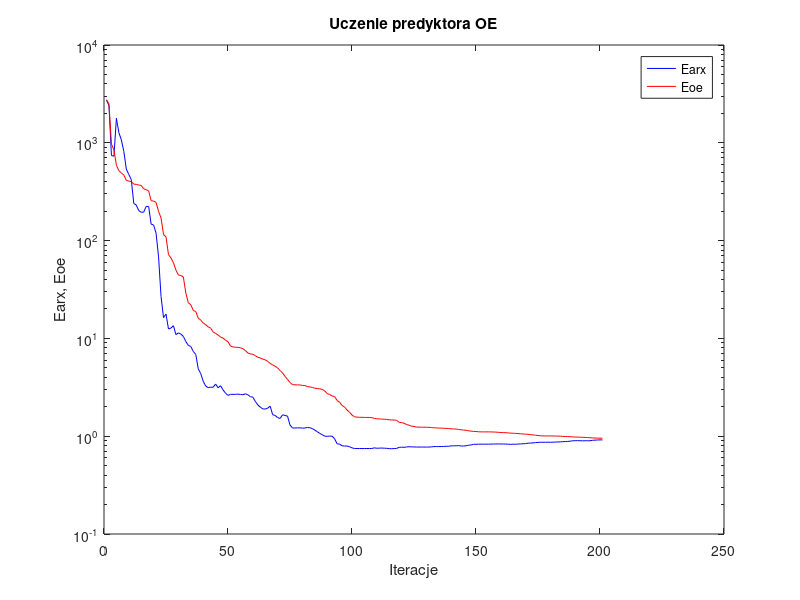
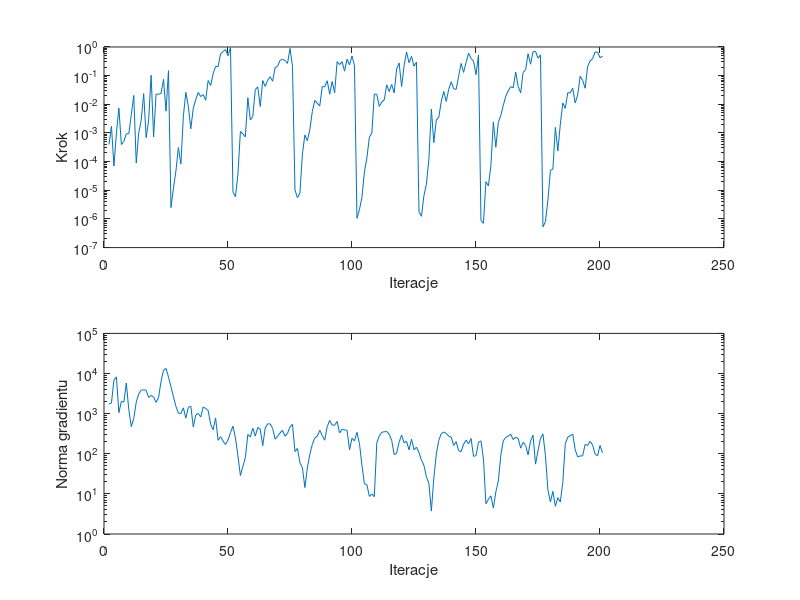

Recreate these plots in MATLAB, in order.
%uczenie predyktora oe
clear all;
n=0; farx(n+1)=2.729604e+003; foe(n+1)=2.760546e+003; wspucz(n+1)=0.000000e+000; ng(n+1)=0.000000e+000;
%odnowa zmiennej metryki
n=1; farx(n+1)=2.398734e+003; foe(n+1)=2.502918e+003; krok(n+1)=3.949694e-004; ng(n+1)=1.726772e+003;
n=2; farx(n+1)=7.404630e+002; foe(n+1)=9.702097e+002; krok(n+1)=1.700059e-003; ng(n+1)=1.849931e+003;
n=3; farx(n+1)=7.302723e+002; foe(n+1)=8.469995e+002; krok(n+1)=7.028870e-005; ng(n+1)=6.830740e+003;
n=4; farx(n+1)=1.781302e+003; foe(n+1)=5.900461e+002; krok(n+1)=9.727667e-004; ng(n+1)=8.245864e+003;
n=5; farx(n+1)=1.269798e+003; foe(n+1)=5.180674e+002; krok(n+1)=7.366454e-003; ng(n+1)=1.057382e+003;
n=6; farx(n+1)=1.069789e+003; foe(n+1)=4.919674e+002; krok(n+1)=3.952630e-004; ng(n+1)=2.026610e+003;
n=7; farx(n+1)=8.149663e+002; foe(n+1)=4.677817e+002; krok(n+1)=5.003020e-004; ng(n+1)=1.935494e+003;
n=8; farx(n+1)=5.390433e+002; foe(n+1)=4.134394e+002; krok(n+1)=9.396257e-004; ng(n+1)=5.783981e+003;
n=9; farx(n+1)=4.742855e+002; foe(n+1)=4.062398e+002; krok(n+1)=9.349870e-004; ng(n+1)=1.251933e+003;
n=10; farx(n+1)=4.206289e+002; foe(n+1)=4.014473e+002; krok(n+1)=4.312318e-003; ng(n+1)=4.749268e+002;
n=11; farx(n+1)=2.402533e+002; foe(n+1)=3.783397e+002; krok(n+1)=2.040533e-002; ng(n+1)=7.595400e+002;
n=12; farx(n+1)=2.310182e+002; foe(n+1)=3.758021e+002; krok(n+1)=8.923578e-005; ng(n+1)=1.931762e+003;
n=13; farx(n+1)=2.029320e+002; foe(n+1)=3.704107e+002; krok(n+1)=1.006709e-003; ng(n+1)=3.086189e+003;
n=14; farx(n+1)=1.950282e+002; foe(n+1)=3.665610e+002; krok(n+1)=2.827577e-003; ng(n+1)=3.851284e+003;
n=15; farx(n+1)=1.954020e+002; foe(n+1)=3.388457e+002; krok(n+1)=2.362755e-002; ng(n+1)=3.919818e+003;
n=16; farx(n+1)=2.232064e+002; foe(n+1)=3.314192e+002; krok(n+1)=6.856719e-004; ng(n+1)=3.816970e+003;
n=17; farx(n+1)=2.235132e+002; foe(n+1)=3.232743e+002; krok(n+1)=2.817506e-003; ng(n+1)=2.541713e+003;
n=18; farx(n+1)=1.476949e+002; foe(n+1)=2.558414e+002; krok(n+1)=1.026305e-001; ng(n+1)=2.837020e+003;
n=19; farx(n+1)=1.442026e+002; foe(n+1)=2.539836e+002; krok(n+1)=7.307512e-004; ng(n+1)=2.597762e+003;
n=20; farx(n+1)=1.189525e+002; foe(n+1)=2.458814e+002; krok(n+1)=2.254527e-002; ng(n+1)=1.906658e+003;
n=21; farx(n+1)=6.810364e+001; foe(n+1)=1.984987e+002; krok(n+1)=2.261999e-002; ng(n+1)=2.503500e+003;
n=22; farx(n+1)=2.677874e+001; foe(n+1)=1.706842e+002; krok(n+1)=2.392360e-002; ng(n+1)=6.392342e+003;
n=23; farx(n+1)=1.631750e+001; foe(n+1)=1.152586e+002; krok(n+1)=7.437068e-002; ng(n+1)=1.206227e+004;
n=24; farx(n+1)=1.773207e+001; foe(n+1)=1.093289e+002; krok(n+1)=5.767896e-003; ng(n+1)=1.339543e+004;
n=25; farx(n+1)=1.248689e+001; foe(n+1)=7.187524e+001; krok(n+1)=1.497423e-001; ng(n+1)=8.132493e+003;
%odnowa zmiennej metryki
n=26; farx(n+1)=1.276662e+001; foe(n+1)=6.648330e+001; krok(n+1)=2.488118e-006; ng(n+1)=4.677145e+003;
n=27; farx(n+1)=1.347624e+001; foe(n+1)=5.941777e+001; krok(n+1)=1.171829e-005; ng(n+1)=2.646355e+003;
n=28; farx(n+1)=1.093874e+001; foe(n+1)=4.990925e+001; krok(n+1)=4.708094e-005; ng(n+1)=1.521759e+003;
n=29; farx(n+1)=1.138146e+001; foe(n+1)=4.444604e+001; krok(n+1)=3.109358e-004; ng(n+1)=1.020684e+003;
n=30; farx(n+1)=1.107301e+001; foe(n+1)=4.394844e+001; krok(n+1)=8.191911e-005; ng(n+1)=1.006139e+003;
n=31; farx(n+1)=1.047813e+001; foe(n+1)=4.244527e+001; krok(n+1)=3.870712e-003; ng(n+1)=1.397345e+003;
n=32; farx(n+1)=9.287745e+000; foe(n+1)=2.903801e+001; krok(n+1)=2.607440e-002; ng(n+1)=7.727137e+002;
n=33; farx(n+1)=8.488172e+000; foe(n+1)=2.314950e+001; krok(n+1)=8.565378e-003; ng(n+1)=1.433543e+003;
n=34; farx(n+1)=8.272543e+000; foe(n+1)=2.210804e+001; krok(n+1)=1.402081e-003; ng(n+1)=1.535072e+003;
n=35; farx(n+1)=7.351529e+000; foe(n+1)=1.930723e+001; krok(n+1)=7.314625e-003; ng(n+1)=4.675057e+002;
n=36; farx(n+1)=6.866702e+000; foe(n+1)=1.882658e+001; krok(n+1)=1.486332e-002; ng(n+1)=9.270220e+002;
n=37; farx(n+1)=4.886866e+000; foe(n+1)=1.610874e+001; krok(n+1)=2.610641e-002; ng(n+1)=1.011526e+003;
n=38; farx(n+1)=4.365494e+000; foe(n+1)=1.538946e+001; krok(n+1)=1.857911e-002; ng(n+1)=8.261544e+002;
n=39; farx(n+1)=3.648471e+000; foe(n+1)=1.434774e+001; krok(n+1)=2.183177e-002; ng(n+1)=1.470043e+003;
n=40; farx(n+1)=3.261125e+000; foe(n+1)=1.382301e+001; krok(n+1)=1.376948e-002; ng(n+1)=1.343507e+003;
n=41; farx(n+1)=3.136981e+000; foe(n+1)=1.312954e+001; krok(n+1)=6.774452e-002; ng(n+1)=1.207365e+003;
n=42; farx(n+1)=3.170781e+000; foe(n+1)=1.274570e+001; krok(n+1)=4.545636e-002; ng(n+1)=5.435255e+002;
n=43; farx(n+1)=3.164004e+000; foe(n+1)=1.163719e+001; krok(n+1)=1.171506e-001; ng(n+1)=3.967236e+002;
n=44; farx(n+1)=3.415061e+000; foe(n+1)=1.123290e+001; krok(n+1)=2.093785e-001; ng(n+1)=7.812681e+002;
n=45; farx(n+1)=3.130781e+000; foe(n+1)=1.083976e+001; krok(n+1)=2.064051e-001; ng(n+1)=2.169180e+002;
n=46; farx(n+1)=3.279729e+000; foe(n+1)=1.031538e+001; krok(n+1)=5.738785e-001; ng(n+1)=2.669785e+002;
n=47; farx(n+1)=2.978457e+000; foe(n+1)=1.008293e+001; krok(n+1)=6.954939e-001; ng(n+1)=2.092054e+002;
n=48; farx(n+1)=2.753150e+000; foe(n+1)=9.580686e+000; krok(n+1)=8.127796e-001; ng(n+1)=1.696598e+002;
n=49; farx(n+1)=2.614446e+000; foe(n+1)=9.254085e+000; krok(n+1)=4.967261e-001; ng(n+1)=2.203737e+002;
n=50; farx(n+1)=2.677858e+000; foe(n+1)=8.382654e+000; krok(n+1)=9.576737e-001; ng(n+1)=3.368919e+002;
%odnowa zmiennej metryki
n=51; farx(n+1)=2.677080e+000; foe(n+1)=8.170114e+000; krok(n+1)=8.600086e-006; ng(n+1)=4.883895e+002;
n=52; farx(n+1)=2.679140e+000; foe(n+1)=8.128084e+000; krok(n+1)=5.957222e-006; ng(n+1)=2.478654e+002;
n=53; farx(n+1)=2.692121e+000; foe(n+1)=8.102253e+000; krok(n+1)=3.639496e-005; ng(n+1)=8.927005e+001;
n=54; farx(n+1)=2.672728e+000; foe(n+1)=8.021192e+000; krok(n+1)=1.127391e-003; ng(n+1)=2.872722e+001;
n=55; farx(n+1)=2.654740e+000; foe(n+1)=7.853143e+000; krok(n+1)=9.249103e-004; ng(n+1)=4.826471e+001;
n=56; farx(n+1)=2.715222e+000; foe(n+1)=7.524473e+000; krok(n+1)=7.312079e-004; ng(n+1)=8.053112e+001;
n=57; farx(n+1)=2.654128e+000; foe(n+1)=7.093218e+000; krok(n+1)=1.697325e-002; ng(n+1)=3.031092e+002;
n=58; farx(n+1)=2.538797e+000; foe(n+1)=6.945404e+000; krok(n+1)=2.855545e-003; ng(n+1)=2.608012e+002;
n=59; farx(n+1)=2.509650e+000; foe(n+1)=6.885152e+000; krok(n+1)=3.740913e-003; ng(n+1)=4.327005e+002;
n=60; farx(n+1)=2.272380e+000; foe(n+1)=6.659377e+000; krok(n+1)=3.266584e-002; ng(n+1)=2.748989e+002;
n=61; farx(n+1)=2.090326e+000; foe(n+1)=6.412381e+000; krok(n+1)=4.048730e-002; ng(n+1)=4.524154e+002;
n=62; farx(n+1)=1.984842e+000; foe(n+1)=6.309581e+000; krok(n+1)=8.417037e-003; ng(n+1)=4.119148e+002;
n=63; farx(n+1)=1.902490e+000; foe(n+1)=6.140681e+000; krok(n+1)=6.736795e-002; ng(n+1)=1.584383e+002;
n=64; farx(n+1)=1.895005e+000; foe(n+1)=6.036022e+000; krok(n+1)=4.218186e-002; ng(n+1)=4.377931e+002;
n=65; farx(n+1)=1.933946e+000; foe(n+1)=5.829036e+000; krok(n+1)=6.900644e-002; ng(n+1)=5.580098e+002;
n=66; farx(n+1)=2.028407e+000; foe(n+1)=5.553394e+000; krok(n+1)=9.137743e-002; ng(n+1)=5.545058e+002;
n=67; farx(n+1)=1.658923e+000; foe(n+1)=5.358025e+000; krok(n+1)=6.384007e-002; ng(n+1)=4.299642e+002;
n=68; farx(n+1)=1.631388e+000; foe(n+1)=5.193252e+000; krok(n+1)=1.902702e-001; ng(n+1)=2.302536e+002;
n=69; farx(n+1)=1.551081e+000; foe(n+1)=4.988444e+000; krok(n+1)=2.134155e-001; ng(n+1)=2.722347e+002;
n=70; farx(n+1)=1.518257e+000; foe(n+1)=4.692934e+000; krok(n+1)=3.427774e-001; ng(n+1)=3.312722e+002;
n=71; farx(n+1)=1.655825e+000; foe(n+1)=4.444142e+000; krok(n+1)=3.745525e-001; ng(n+1)=3.825766e+002;
n=72; farx(n+1)=1.628416e+000; foe(n+1)=4.092580e+000; krok(n+1)=3.381117e-001; ng(n+1)=2.745479e+002;
n=73; farx(n+1)=1.606384e+000; foe(n+1)=3.799789e+000; krok(n+1)=2.672252e-001; ng(n+1)=3.232685e+002;
n=74; farx(n+1)=1.301323e+000; foe(n+1)=3.544473e+000; krok(n+1)=8.892951e-001; ng(n+1)=4.710801e+002;
n=75; farx(n+1)=1.213443e+000; foe(n+1)=3.365496e+000; krok(n+1)=2.114117e-001; ng(n+1)=5.418325e+002;
%odnowa zmiennej metryki
n=76; farx(n+1)=1.214243e+000; foe(n+1)=3.355625e+000; krok(n+1)=1.023989e-005; ng(n+1)=1.133284e+002;
n=77; farx(n+1)=1.216265e+000; foe(n+1)=3.346639e+000; krok(n+1)=5.521422e-006; ng(n+1)=1.354948e+002;
n=78; farx(n+1)=1.217104e+000; foe(n+1)=3.343790e+000; krok(n+1)=7.987686e-006; ng(n+1)=6.003178e+001;
n=79; farx(n+1)=1.209877e+000; foe(n+1)=3.306754e+000; krok(n+1)=1.821736e-004; ng(n+1)=4.533925e+001;
n=80; farx(n+1)=1.213162e+000; foe(n+1)=3.295830e+000; krok(n+1)=8.503167e-004; ng(n+1)=1.439318e+001;
n=81; farx(n+1)=1.228377e+000; foe(n+1)=3.219537e+000; krok(n+1)=5.362933e-004; ng(n+1)=4.450966e+001;
n=82; farx(n+1)=1.220245e+000; foe(n+1)=3.188011e+000; krok(n+1)=1.320749e-003; ng(n+1)=9.681198e+001;
n=83; farx(n+1)=1.197114e+000; foe(n+1)=3.155956e+000; krok(n+1)=5.627734e-003; ng(n+1)=1.714390e+002;
n=84; farx(n+1)=1.154192e+000; foe(n+1)=3.093413e+000; krok(n+1)=1.370601e-002; ng(n+1)=2.478231e+002;
n=85; farx(n+1)=1.113179e+000; foe(n+1)=3.071765e+000; krok(n+1)=1.082825e-002; ng(n+1)=2.746572e+002;
n=86; farx(n+1)=1.067814e+000; foe(n+1)=3.051221e+000; krok(n+1)=8.806488e-003; ng(n+1)=3.840068e+002;
n=87; farx(n+1)=1.035814e+000; foe(n+1)=3.009813e+000; krok(n+1)=4.138946e-002; ng(n+1)=2.840903e+002;
n=88; farx(n+1)=1.000743e+000; foe(n+1)=2.904469e+000; krok(n+1)=4.109961e-002; ng(n+1)=2.177231e+002;
n=89; farx(n+1)=9.973939e-001; foe(n+1)=2.726755e+000; krok(n+1)=6.640781e-002; ng(n+1)=4.739767e+002;
n=90; farx(n+1)=1.002122e+000; foe(n+1)=2.672691e+000; krok(n+1)=2.258989e-002; ng(n+1)=6.786039e+002;
n=91; farx(n+1)=1.000470e+000; foe(n+1)=2.575817e+000; krok(n+1)=6.189726e-002; ng(n+1)=5.147797e+002;
n=92; farx(n+1)=9.403976e-001; foe(n+1)=2.540416e+000; krok(n+1)=2.527804e-002; ng(n+1)=5.174625e+002;
n=93; farx(n+1)=8.356699e-001; foe(n+1)=2.317642e+000; krok(n+1)=3.100837e-001; ng(n+1)=6.378129e+002;
n=94; farx(n+1)=8.311712e-001; foe(n+1)=2.225795e+000; krok(n+1)=2.427388e-001; ng(n+1)=3.311525e+002;
n=95; farx(n+1)=7.975863e-001; foe(n+1)=2.062033e+000; krok(n+1)=3.068907e-001; ng(n+1)=4.083125e+002;
n=96; farx(n+1)=7.936038e-001; foe(n+1)=1.990940e+000; krok(n+1)=1.433103e-001; ng(n+1)=3.913222e+002;
n=97; farx(n+1)=7.935747e-001; foe(n+1)=1.850888e+000; krok(n+1)=3.772555e-001; ng(n+1)=3.856548e+002;
n=98; farx(n+1)=7.805142e-001; foe(n+1)=1.757356e+000; krok(n+1)=2.382113e-001; ng(n+1)=1.264953e+002;
n=99; farx(n+1)=7.600227e-001; foe(n+1)=1.646640e+000; krok(n+1)=4.862877e-001; ng(n+1)=2.444086e+002;
n=100; farx(n+1)=7.488635e-001; foe(n+1)=1.579424e+000; krok(n+1)=2.224108e-001; ng(n+1)=2.091690e+002;
%odnowa zmiennej metryki
n=101; farx(n+1)=7.486832e-001; foe(n+1)=1.566413e+000; krok(n+1)=1.053687e-006; ng(n+1)=3.427030e+002;
n=102; farx(n+1)=7.484924e-001; foe(n+1)=1.560865e+000; krok(n+1)=2.134892e-006; ng(n+1)=1.800538e+002;
n=103; farx(n+1)=7.482771e-001; foe(n+1)=1.558712e+000; krok(n+1)=5.607521e-006; ng(n+1)=5.236836e+001;
n=104; farx(n+1)=7.483586e-001; foe(n+1)=1.557624e+000; krok(n+1)=4.381503e-005; ng(n+1)=1.788070e+001;
n=105; farx(n+1)=7.484186e-001; foe(n+1)=1.555212e+000; krok(n+1)=1.333447e-004; ng(n+1)=1.693385e+001;
n=106; farx(n+1)=7.488830e-001; foe(n+1)=1.552971e+000; krok(n+1)=7.139873e-004; ng(n+1)=8.657429e+000;
n=107; farx(n+1)=7.480047e-001; foe(n+1)=1.548875e+000; krok(n+1)=1.003628e-003; ng(n+1)=1.001074e+001;
n=108; farx(n+1)=7.607187e-001; foe(n+1)=1.519315e+000; krok(n+1)=2.284436e-002; ng(n+1)=8.545030e+000;
n=109; farx(n+1)=7.528216e-001; foe(n+1)=1.507553e+000; krok(n+1)=2.219272e-002; ng(n+1)=1.890844e+002;
n=110; farx(n+1)=7.549795e-001; foe(n+1)=1.502827e+000; krok(n+1)=8.424126e-003; ng(n+1)=2.765099e+002;
n=111; farx(n+1)=7.568470e-001; foe(n+1)=1.496121e+000; krok(n+1)=1.199493e-002; ng(n+1)=3.428518e+002;
n=112; farx(n+1)=7.537890e-001; foe(n+1)=1.492113e+000; krok(n+1)=1.432529e-002; ng(n+1)=3.532950e+002;
n=113; farx(n+1)=7.522656e-001; foe(n+1)=1.484834e+000; krok(n+1)=4.772327e-002; ng(n+1)=3.609837e+002;
n=114; farx(n+1)=7.457959e-001; foe(n+1)=1.472056e+000; krok(n+1)=2.788265e-002; ng(n+1)=3.066118e+002;
n=115; farx(n+1)=7.456279e-001; foe(n+1)=1.466832e+000; krok(n+1)=4.904612e-002; ng(n+1)=2.166083e+002;
n=116; farx(n+1)=7.468641e-001; foe(n+1)=1.462120e+000; krok(n+1)=2.502768e-002; ng(n+1)=9.557595e+001;
n=117; farx(n+1)=7.502187e-001; foe(n+1)=1.454071e+000; krok(n+1)=1.717868e-001; ng(n+1)=1.041656e+002;
n=118; farx(n+1)=7.694547e-001; foe(n+1)=1.386621e+000; krok(n+1)=2.760258e-001; ng(n+1)=1.949553e+002;
n=119; farx(n+1)=7.729245e-001; foe(n+1)=1.376256e+000; krok(n+1)=4.171530e-002; ng(n+1)=2.934245e+002;
n=120; farx(n+1)=7.689709e-001; foe(n+1)=1.357358e+000; krok(n+1)=2.224394e-001; ng(n+1)=1.879495e+002;
n=121; farx(n+1)=7.762343e-001; foe(n+1)=1.315774e+000; krok(n+1)=6.710813e-001; ng(n+1)=2.039564e+002;
n=122; farx(n+1)=7.807778e-001; foe(n+1)=1.296607e+000; krok(n+1)=2.818076e-001; ng(n+1)=1.251218e+002;
n=123; farx(n+1)=7.770391e-001; foe(n+1)=1.266676e+000; krok(n+1)=4.698917e-001; ng(n+1)=2.313677e+002;
n=124; farx(n+1)=7.772352e-001; foe(n+1)=1.259406e+000; krok(n+1)=2.134155e-001; ng(n+1)=1.260603e+002;
n=125; farx(n+1)=7.745677e-001; foe(n+1)=1.239288e+000; krok(n+1)=2.975297e-001; ng(n+1)=1.457570e+002;
%odnowa zmiennej metryki
n=126; farx(n+1)=7.745475e-001; foe(n+1)=1.237695e+000; krok(n+1)=1.778541e-006; ng(n+1)=1.084197e+002;
n=127; farx(n+1)=7.745407e-001; foe(n+1)=1.237183e+000; krok(n+1)=1.236046e-006; ng(n+1)=6.944403e+001;
n=128; farx(n+1)=7.746531e-001; foe(n+1)=1.235965e+000; krok(n+1)=6.525467e-006; ng(n+1)=5.153600e+001;
n=129; farx(n+1)=7.745404e-001; foe(n+1)=1.234992e+000; krok(n+1)=1.632874e-005; ng(n+1)=2.677066e+001;
n=130; farx(n+1)=7.744445e-001; foe(n+1)=1.231761e+000; krok(n+1)=1.231773e-004; ng(n+1)=1.815437e+001;
n=131; farx(n+1)=7.778139e-001; foe(n+1)=1.225680e+000; krok(n+1)=6.746361e-003; ng(n+1)=3.733076e+000;
n=132; farx(n+1)=7.833047e-001; foe(n+1)=1.220017e+000; krok(n+1)=4.596386e-004; ng(n+1)=2.477113e+001;
n=133; farx(n+1)=7.835937e-001; foe(n+1)=1.214590e+000; krok(n+1)=2.855545e-003; ng(n+1)=9.924663e+001;
n=134; farx(n+1)=7.830999e-001; foe(n+1)=1.211834e+000; krok(n+1)=3.516052e-003; ng(n+1)=2.164713e+002;
n=135; farx(n+1)=7.852235e-001; foe(n+1)=1.209554e+000; krok(n+1)=1.299379e-002; ng(n+1)=3.180633e+002;
n=136; farx(n+1)=7.846162e-001; foe(n+1)=1.206343e+000; krok(n+1)=2.788178e-002; ng(n+1)=3.486632e+002;
n=137; farx(n+1)=7.895322e-001; foe(n+1)=1.201960e+000; krok(n+1)=1.254679e-002; ng(n+1)=3.212535e+002;
n=138; farx(n+1)=7.881927e-001; foe(n+1)=1.198369e+000; krok(n+1)=3.329590e-002; ng(n+1)=2.748182e+002;
n=139; farx(n+1)=7.975649e-001; foe(n+1)=1.189747e+000; krok(n+1)=6.078596e-002; ng(n+1)=2.600090e+002;
n=140; farx(n+1)=7.972242e-001; foe(n+1)=1.185280e+000; krok(n+1)=3.449855e-002; ng(n+1)=1.615385e+002;
n=141; farx(n+1)=7.980203e-001; foe(n+1)=1.183435e+000; krok(n+1)=3.320390e-002; ng(n+1)=2.000795e+002;
n=142; farx(n+1)=8.017797e-001; foe(n+1)=1.172007e+000; krok(n+1)=9.656284e-002; ng(n+1)=1.191872e+002;
n=143; farx(n+1)=7.944367e-001; foe(n+1)=1.162274e+000; krok(n+1)=2.656312e-001; ng(n+1)=1.129773e+002;
n=144; farx(n+1)=7.935185e-001; foe(n+1)=1.155088e+000; krok(n+1)=1.300618e-001; ng(n+1)=1.733766e+002;
n=145; farx(n+1)=7.991920e-001; foe(n+1)=1.148880e+000; krok(n+1)=2.893371e-001; ng(n+1)=2.182440e+002;
n=146; farx(n+1)=8.079307e-001; foe(n+1)=1.135553e+000; krok(n+1)=6.121507e-001; ng(n+1)=1.776707e+002;
n=147; farx(n+1)=8.136392e-001; foe(n+1)=1.127305e+000; krok(n+1)=3.963116e-001; ng(n+1)=2.401809e+002;
n=148; farx(n+1)=8.264576e-001; foe(n+1)=1.119479e+000; krok(n+1)=3.183983e-001; ng(n+1)=8.653591e+001;
n=149; farx(n+1)=8.261935e-001; foe(n+1)=1.116721e+000; krok(n+1)=1.088038e-001; ng(n+1)=8.962690e+001;
n=150; farx(n+1)=8.291959e-001; foe(n+1)=1.110200e+000; krok(n+1)=5.281352e-001; ng(n+1)=1.925794e+002;
%odnowa zmiennej metryki
n=151; farx(n+1)=8.291537e-001; foe(n+1)=1.107669e+000; krok(n+1)=8.833172e-007; ng(n+1)=2.100342e+002;
n=152; farx(n+1)=8.291506e-001; foe(n+1)=1.107132e+000; krok(n+1)=7.038156e-007; ng(n+1)=7.480960e+001;
n=153; farx(n+1)=8.291927e-001; foe(n+1)=1.107073e+000; krok(n+1)=1.990494e-005; ng(n+1)=5.671769e+000;
n=154; farx(n+1)=8.292350e-001; foe(n+1)=1.107012e+000; krok(n+1)=1.430061e-005; ng(n+1)=7.334803e+000;
n=155; farx(n+1)=8.297268e-001; foe(n+1)=1.106564e+000; krok(n+1)=7.395359e-005; ng(n+1)=8.894051e+000;
n=156; farx(n+1)=8.322295e-001; foe(n+1)=1.103356e+000; krok(n+1)=2.419456e-003; ng(n+1)=4.440662e+000;
n=157; farx(n+1)=8.326647e-001; foe(n+1)=1.101525e+000; krok(n+1)=3.179535e-004; ng(n+1)=1.119087e+001;
n=158; farx(n+1)=8.336531e-001; foe(n+1)=1.095920e+000; krok(n+1)=2.371549e-003; ng(n+1)=2.092332e+001;
n=159; farx(n+1)=8.315288e-001; foe(n+1)=1.090654e+000; krok(n+1)=4.047963e-003; ng(n+1)=9.235057e+001;
n=160; farx(n+1)=8.330723e-001; foe(n+1)=1.088770e+000; krok(n+1)=9.212529e-003; ng(n+1)=2.103706e+002;
n=161; farx(n+1)=8.304461e-001; foe(n+1)=1.086691e+000; krok(n+1)=1.902655e-002; ng(n+1)=2.552806e+002;
n=162; farx(n+1)=8.285193e-001; foe(n+1)=1.080602e+000; krok(n+1)=2.965791e-002; ng(n+1)=2.766033e+002;
n=163; farx(n+1)=8.253038e-001; foe(n+1)=1.074715e+000; krok(n+1)=4.111242e-002; ng(n+1)=3.057762e+002;
n=164; farx(n+1)=8.284648e-001; foe(n+1)=1.071505e+000; krok(n+1)=3.758985e-002; ng(n+1)=2.256497e+002;
n=165; farx(n+1)=8.276183e-001; foe(n+1)=1.069323e+000; krok(n+1)=1.335492e-001; ng(n+1)=2.569871e+002;
n=166; farx(n+1)=8.314365e-001; foe(n+1)=1.063961e+000; krok(n+1)=4.138946e-002; ng(n+1)=2.416946e+002;
n=167; farx(n+1)=8.342413e-001; foe(n+1)=1.058607e+000; krok(n+1)=2.502768e-002; ng(n+1)=1.381491e+002;
n=168; farx(n+1)=8.378420e-001; foe(n+1)=1.053588e+000; krok(n+1)=1.295348e-001; ng(n+1)=1.924322e+002;
n=169; farx(n+1)=8.398923e-001; foe(n+1)=1.050803e+000; krok(n+1)=1.601162e-001; ng(n+1)=1.613865e+002;
n=170; farx(n+1)=8.488110e-001; foe(n+1)=1.044950e+000; krok(n+1)=5.842182e-001; ng(n+1)=9.386534e+001;
n=171; farx(n+1)=8.503805e-001; foe(n+1)=1.038039e+000; krok(n+1)=2.507212e-001; ng(n+1)=2.089930e+002;
n=172; farx(n+1)=8.539558e-001; foe(n+1)=1.030995e+000; krok(n+1)=6.855549e-001; ng(n+1)=2.879967e+002;
n=173; farx(n+1)=8.608842e-001; foe(n+1)=1.022658e+000; krok(n+1)=7.011953e-001; ng(n+1)=5.512748e+001;
n=174; farx(n+1)=8.638073e-001; foe(n+1)=1.016975e+000; krok(n+1)=4.063898e-001; ng(n+1)=1.185128e+002;
n=175; farx(n+1)=8.672857e-001; foe(n+1)=1.010600e+000; krok(n+1)=5.281352e-001; ng(n+1)=2.443900e+002;
%odnowa zmiennej metryki
n=176; farx(n+1)=8.672477e-001; foe(n+1)=1.007282e+000; krok(n+1)=5.291310e-007; ng(n+1)=3.111900e+002;
n=177; farx(n+1)=8.672465e-001; foe(n+1)=1.006641e+000; krok(n+1)=7.999724e-007; ng(n+1)=8.923223e+001;
n=178; farx(n+1)=8.672419e-001; foe(n+1)=1.006546e+000; krok(n+1)=4.631933e-006; ng(n+1)=1.251478e+001;
n=179; farx(n+1)=8.674021e-001; foe(n+1)=1.006377e+000; krok(n+1)=4.992602e-005; ng(n+1)=6.297007e+000;
n=180; farx(n+1)=8.681917e-001; foe(n+1)=1.005717e+000; krok(n+1)=5.445830e-005; ng(n+1)=1.154239e+001;
n=181; farx(n+1)=8.715889e-001; foe(n+1)=1.003404e+000; krok(n+1)=1.564230e-003; ng(n+1)=4.903475e+000;
n=182; farx(n+1)=8.722990e-001; foe(n+1)=1.002719e+000; krok(n+1)=2.370496e-004; ng(n+1)=8.016582e+000;
n=183; farx(n+1)=8.752016e-001; foe(n+1)=1.001262e+000; krok(n+1)=2.013418e-003; ng(n+1)=6.275320e+000;
n=184; farx(n+1)=8.791136e-001; foe(n+1)=9.953594e-001; krok(n+1)=1.109636e-002; ng(n+1)=1.923742e+001;
n=185; farx(n+1)=8.823029e-001; foe(n+1)=9.937649e-001; krok(n+1)=7.191676e-003; ng(n+1)=1.770350e+002;
n=186; farx(n+1)=8.842850e-001; foe(n+1)=9.916210e-001; krok(n+1)=2.541206e-002; ng(n+1)=2.600873e+002;
n=187; farx(n+1)=8.894296e-001; foe(n+1)=9.890588e-001; krok(n+1)=2.513448e-002; ng(n+1)=2.808955e+002;
n=188; farx(n+1)=8.985519e-001; foe(n+1)=9.822753e-001; krok(n+1)=3.633140e-002; ng(n+1)=3.099230e+002;
n=189; farx(n+1)=8.999219e-001; foe(n+1)=9.810303e-001; krok(n+1)=1.109636e-002; ng(n+1)=1.255308e+002;
n=190; farx(n+1)=9.003112e-001; foe(n+1)=9.788272e-001; krok(n+1)=2.117616e-002; ng(n+1)=8.383742e+001;
n=191; farx(n+1)=8.997005e-001; foe(n+1)=9.773647e-001; krok(n+1)=9.570725e-002; ng(n+1)=8.793417e+001;
n=192; farx(n+1)=8.974696e-001; foe(n+1)=9.735204e-001; krok(n+1)=6.823373e-002; ng(n+1)=8.873620e+001;
n=193; farx(n+1)=8.980131e-001; foe(n+1)=9.721218e-001; krok(n+1)=3.637216e-002; ng(n+1)=1.702028e+002;
n=194; farx(n+1)=8.990359e-001; foe(n+1)=9.687869e-001; krok(n+1)=2.031949e-001; ng(n+1)=1.615230e+002;
n=195; farx(n+1)=8.977181e-001; foe(n+1)=9.650799e-001; krok(n+1)=3.268918e-001; ng(n+1)=2.042829e+002;
n=196; farx(n+1)=9.082526e-001; foe(n+1)=9.608411e-001; krok(n+1)=3.874329e-001; ng(n+1)=1.668293e+002;
n=197; farx(n+1)=9.109366e-001; foe(n+1)=9.574397e-001; krok(n+1)=6.614848e-001; ng(n+1)=9.915863e+001;
n=198; farx(n+1)=9.153580e-001; foe(n+1)=9.559399e-001; krok(n+1)=6.658246e-001; ng(n+1)=8.819553e+001;
n=199; farx(n+1)=9.168621e-001; foe(n+1)=9.546931e-001; krok(n+1)=4.228235e-001; ng(n+1)=1.613923e+002;
n=200; farx(n+1)=9.163735e-001; foe(n+1)=9.533952e-001; krok(n+1)=4.787134e-001; ng(n+1)=1.050813e+002;

figure; semilogy(farx,'b'); hold on; semilogy(foe,'r'); xlabel('Iteracje'); ylabel('Earx, Eoe'); legend('Earx','Eoe'); title('Uczenie predyktora OE');
figure; subplot(2,1,1); semilogy(krok); xlabel('Iteracje'); ylabel('Krok');
subplot(2,1,2); semilogy(ng); xlabel('Iteracje'); ylabel('Norma gradientu');
Earx=farx(n+1)
Eoe=foe(n+1)
